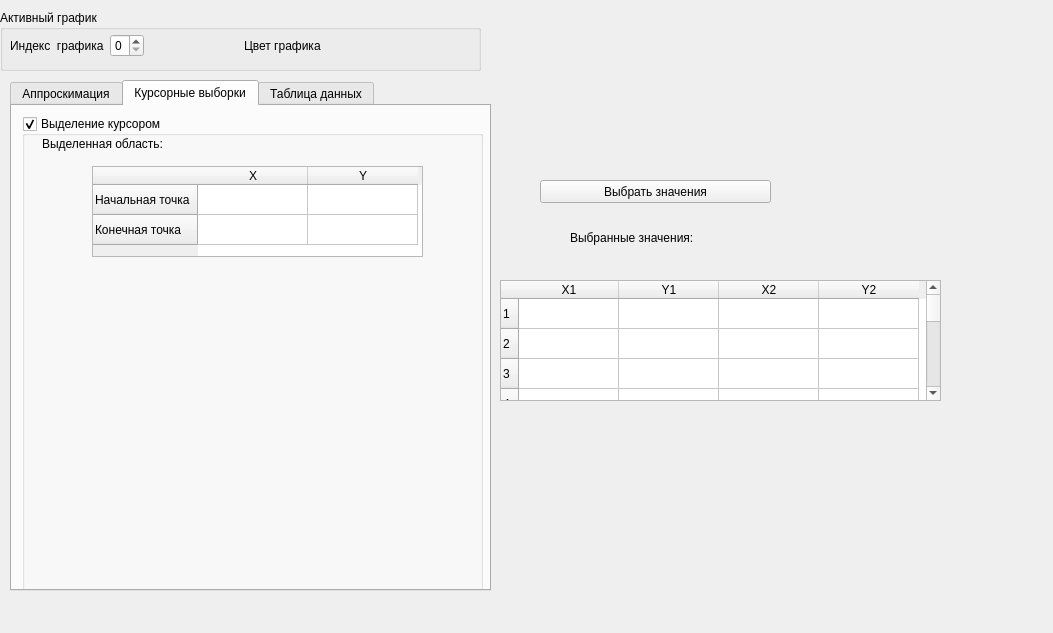
<?xml version="1.0" encoding="UTF-8"?>
<ui version="4.0">
 <class>PltPrmWnd</class>
 <widget class="QWidget" name="PltPrmWnd">
  <property name="geometry">
   <rect>
    <x>0</x>
    <y>0</y>
    <width>1053</width>
    <height>633</height>
   </rect>
  </property>
  <property name="windowTitle">
   <string>Параметры графика</string>
  </property>
  <property name="windowIcon">
   <iconset>
    <normaloff>graph2.png</normaloff>graph2.png</iconset>
  </property>
  <widget class="QGroupBox" name="ActivePlot_groupBox">
   <property name="geometry">
    <rect>
     <x>0</x>
     <y>10</y>
     <width>481</width>
     <height>61</height>
    </rect>
   </property>
   <property name="autoFillBackground">
    <bool>false</bool>
   </property>
   <property name="title">
    <string>Активный график</string>
   </property>
   <property name="flat">
    <bool>false</bool>
   </property>
   <widget class="QWidget" name="ActPltClr_widget" native="true">
    <property name="geometry">
     <rect>
      <x>280</x>
      <y>30</y>
      <width>51</width>
      <height>21</height>
     </rect>
    </property>
   </widget>
   <widget class="QWidget" name="horizontalLayoutWidget">
    <property name="geometry">
     <rect>
      <x>10</x>
      <y>20</y>
      <width>461</width>
      <height>31</height>
     </rect>
    </property>
    <layout class="QHBoxLayout" name="horizontalLayout">
     <item>
      <widget class="QLabel" name="ChanelId_label">
       <property name="text">
        <string>Индекс  графика</string>
       </property>
      </widget>
     </item>
     <item>
      <widget class="QSpinBox" name="ChanedId_spinBox">
       <property name="maximum">
        <number>3</number>
       </property>
      </widget>
     </item>
     <item>
      <spacer name="horizontalSpacer">
       <property name="orientation">
        <enum>Qt::Horizontal</enum>
       </property>
       <property name="sizeHint" stdset="0">
        <size>
         <width>40</width>
         <height>20</height>
        </size>
       </property>
      </spacer>
     </item>
     <item>
      <widget class="QLabel" name="PlotColor_label">
       <property name="text">
        <string>Цвет графика</string>
       </property>
      </widget>
     </item>
     <item>
      <widget class="ColorBox" name="PlotColor_widget" native="true">
       <property name="minimumSize">
        <size>
         <width>50</width>
         <height>20</height>
        </size>
       </property>
      </widget>
     </item>
     <item>
      <spacer name="horizontalSpacer_2">
       <property name="orientation">
        <enum>Qt::Horizontal</enum>
       </property>
       <property name="sizeHint" stdset="0">
        <size>
         <width>40</width>
         <height>20</height>
        </size>
       </property>
      </spacer>
     </item>
    </layout>
   </widget>
  </widget>
  <widget class="QTabWidget" name="tabWidget">
   <property name="geometry">
    <rect>
     <x>10</x>
     <y>80</y>
     <width>481</width>
     <height>511</height>
    </rect>
   </property>
   <property name="currentIndex">
    <number>1</number>
   </property>
   <widget class="QWidget" name="Approx_tab">
    <attribute name="title">
     <string>Аппроскимация</string>
    </attribute>
    <widget class="QGroupBox" name="Approx_groupBox">
     <property name="geometry">
      <rect>
       <x>20</x>
       <y>20</y>
       <width>451</width>
       <height>441</height>
      </rect>
     </property>
     <property name="title">
      <string>Аппроксимация</string>
     </property>
     <property name="flat">
      <bool>true</bool>
     </property>
     <property name="checkable">
      <bool>true</bool>
     </property>
     <property name="checked">
      <bool>true</bool>
     </property>
     <widget class="QWidget" name="verticalLayoutWidget">
      <property name="geometry">
       <rect>
        <x>10</x>
        <y>20</y>
        <width>431</width>
        <height>411</height>
       </rect>
      </property>
      <layout class="QVBoxLayout" name="verticalLayout">
       <item>
        <widget class="QWidget" name="widget_2" native="true">
         <widget class="QWidget" name="horizontalLayoutWidget_2">
          <property name="geometry">
           <rect>
            <x>20</x>
            <y>20</y>
            <width>391</width>
            <height>31</height>
           </rect>
          </property>
          <layout class="QHBoxLayout" name="horizontalLayout_2">
           <item>
            <widget class="QLabel" name="ApproxType_label">
             <property name="sizePolicy">
              <sizepolicy hsizetype="Expanding" vsizetype="Preferred">
               <horstretch>0</horstretch>
               <verstretch>0</verstretch>
              </sizepolicy>
             </property>
             <property name="text">
              <string>Тип аппроскимации:</string>
             </property>
            </widget>
           </item>
           <item>
            <widget class="QComboBox" name="ApproxType_comboBox">
             <property name="sizePolicy">
              <sizepolicy hsizetype="Expanding" vsizetype="Fixed">
               <horstretch>0</horstretch>
               <verstretch>0</verstretch>
              </sizepolicy>
             </property>
             <property name="editable">
              <bool>false</bool>
             </property>
             <property name="currentText">
              <string>Линейная Y = A*x+B</string>
             </property>
             <property name="currentIndex">
              <number>0</number>
             </property>
             <property name="maxCount">
              <number>2</number>
             </property>
             <property name="iconSize">
              <size>
               <width>16</width>
               <height>16</height>
              </size>
             </property>
             <item>
              <property name="text">
               <string>Линейная Y = A*x+B</string>
              </property>
             </item>
             <item>
              <property name="text">
               <string>Гауссовая Y = A*exp(-((X-B)/C)^2)+D*X+E</string>
              </property>
             </item>
            </widget>
           </item>
           <item>
            <spacer name="horizontalSpacer_3">
             <property name="orientation">
              <enum>Qt::Horizontal</enum>
             </property>
             <property name="sizeHint" stdset="0">
              <size>
               <width>40</width>
               <height>20</height>
              </size>
             </property>
            </spacer>
           </item>
          </layout>
         </widget>
         <widget class="QTableWidget" name="ApproxPrm_tableWidget">
          <property name="geometry">
           <rect>
            <x>20</x>
            <y>90</y>
            <width>391</width>
            <height>311</height>
           </rect>
          </property>
          <property name="rowCount">
           <number>9</number>
          </property>
          <property name="columnCount">
           <number>3</number>
          </property>
          <attribute name="horizontalHeaderVisible">
           <bool>false</bool>
          </attribute>
          <attribute name="horizontalHeaderDefaultSectionSize">
           <number>124</number>
          </attribute>
          <attribute name="horizontalHeaderHighlightSections">
           <bool>true</bool>
          </attribute>
          <attribute name="horizontalHeaderShowSortIndicator" stdset="0">
           <bool>false</bool>
          </attribute>
          <attribute name="verticalHeaderVisible">
           <bool>false</bool>
          </attribute>
          <attribute name="verticalHeaderDefaultSectionSize">
           <number>30</number>
          </attribute>
          <row/>
          <row/>
          <row/>
          <row/>
          <row/>
          <row/>
          <row/>
          <row/>
          <row/>
          <column>
           <property name="text">
            <string>Параметр</string>
           </property>
          </column>
          <column>
           <property name="text">
            <string>Значение</string>
           </property>
          </column>
          <column>
           <property name="text">
            <string>Погрешность</string>
           </property>
          </column>
         </widget>
         <widget class="QLabel" name="ApproxPrm_label">
          <property name="geometry">
           <rect>
            <x>20</x>
            <y>60</y>
            <width>171</width>
            <height>20</height>
           </rect>
          </property>
          <property name="text">
           <string>Параметры аппроскимации</string>
          </property>
         </widget>
        </widget>
       </item>
      </layout>
     </widget>
    </widget>
   </widget>
   <widget class="QWidget" name="Select_tab">
    <attribute name="title">
     <string>Курсорные выборки</string>
    </attribute>
    <widget class="QGroupBox" name="Select_groupBox">
     <property name="geometry">
      <rect>
       <x>10</x>
       <y>10</y>
       <width>461</width>
       <height>491</height>
      </rect>
     </property>
     <property name="title">
      <string>Выделение курсором</string>
     </property>
     <property name="flat">
      <bool>false</bool>
     </property>
     <property name="checkable">
      <bool>true</bool>
     </property>
     <property name="checked">
      <bool>true</bool>
     </property>
     <widget class="QLabel" name="SelectedRegion_label">
      <property name="geometry">
       <rect>
        <x>20</x>
        <y>20</y>
        <width>141</width>
        <height>16</height>
       </rect>
      </property>
      <property name="text">
       <string>Выделенная область:</string>
      </property>
     </widget>
     <widget class="QTableWidget" name="CurrentSelected_tableWidget_2">
      <property name="geometry">
       <rect>
        <x>70</x>
        <y>50</y>
        <width>331</width>
        <height>91</height>
       </rect>
      </property>
      <property name="rowCount">
       <number>2</number>
      </property>
      <property name="columnCount">
       <number>2</number>
      </property>
      <attribute name="horizontalHeaderDefaultSectionSize">
       <number>110</number>
      </attribute>
      <attribute name="horizontalHeaderMinimumSectionSize">
       <number>37</number>
      </attribute>
      <row>
       <property name="text">
        <string>Начальная точка</string>
       </property>
      </row>
      <row>
       <property name="text">
        <string>Конечная точка</string>
       </property>
      </row>
      <column>
       <property name="text">
        <string>X</string>
       </property>
      </column>
      <column>
       <property name="text">
        <string>Y</string>
       </property>
      </column>
     </widget>
    </widget>
   </widget>
   <widget class="QWidget" name="Data_tab">
    <attribute name="title">
     <string>Таблица данных</string>
    </attribute>
   </widget>
  </widget>
  <widget class="QPushButton" name="ChooseSelected_pushButton">
   <property name="geometry">
    <rect>
     <x>540</x>
     <y>180</y>
     <width>231</width>
     <height>23</height>
    </rect>
   </property>
   <property name="text">
    <string>Выбрать значения</string>
   </property>
  </widget>
  <widget class="QLabel" name="ChooseSelected_label">
   <property name="geometry">
    <rect>
     <x>570</x>
     <y>230</y>
     <width>171</width>
     <height>16</height>
    </rect>
   </property>
   <property name="text">
    <string>Выбранные значения:</string>
   </property>
  </widget>
  <widget class="QTableWidget" name="ChooseSelected_tableWidget">
   <property name="geometry">
    <rect>
     <x>500</x>
     <y>280</y>
     <width>441</width>
     <height>121</height>
    </rect>
   </property>
   <property name="rowCount">
    <number>32</number>
   </property>
   <property name="columnCount">
    <number>4</number>
   </property>
   <attribute name="horizontalHeaderMinimumSectionSize">
    <number>37</number>
   </attribute>
   <row/>
   <row/>
   <row/>
   <row/>
   <row/>
   <row/>
   <row/>
   <row/>
   <row/>
   <row/>
   <row/>
   <row/>
   <row/>
   <row/>
   <row/>
   <row/>
   <row/>
   <row/>
   <row/>
   <row/>
   <row/>
   <row/>
   <row/>
   <row/>
   <row/>
   <row/>
   <row/>
   <row/>
   <row/>
   <row/>
   <row/>
   <row/>
   <column>
    <property name="text">
     <string>X1</string>
    </property>
   </column>
   <column>
    <property name="text">
     <string>Y1</string>
    </property>
   </column>
   <column>
    <property name="text">
     <string>X2</string>
    </property>
   </column>
   <column>
    <property name="text">
     <string>Y2</string>
    </property>
   </column>
  </widget>
 </widget>
 <customwidgets>
  <customwidget>
   <class>ColorBox</class>
   <extends>QWidget</extends>
   <header>colorbox.h</header>
  </customwidget>
 </customwidgets>
 <resources/>
 <connections/>
</ui>
